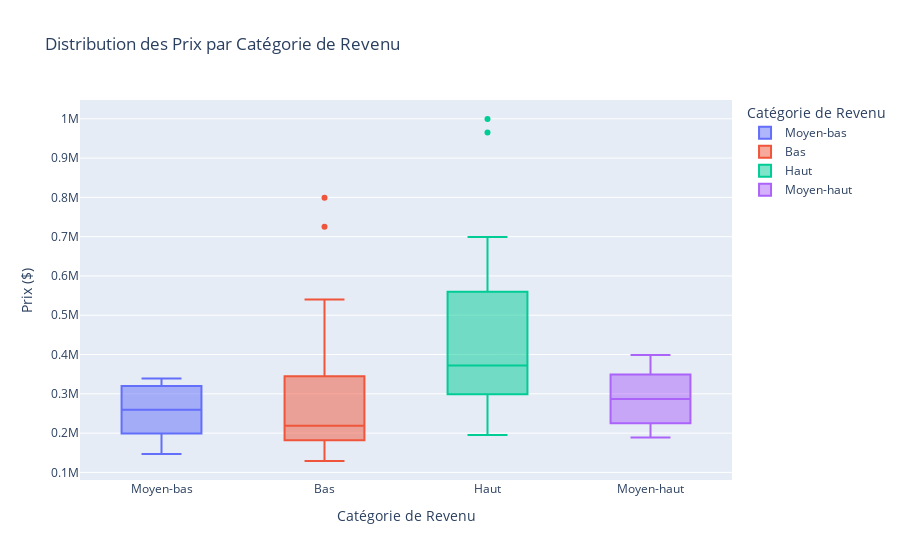

The cell this chart's notebook holds for it:
### Markdown cell above
#### Heatmap des prix par tranche de revenus

### Code cell
pandas_data["revenu_categorie"] = pd.qcut(pandas_data["revenu"], q=4, labels=["Bas", "Moyen-bas", "Moyen-haut", "Haut"])

fig = px.box(pandas_data, x="revenu_categorie", y="price", color="revenu_categorie", 
             title="Distribution des Prix par Catégorie de Revenu",
             labels={"revenu_categorie": "Catégorie de Revenu", "price": "Prix ($)"})

fig.update_layout(yaxis_title="Prix ($)", xaxis_title="Catégorie de Revenu")
# fig.update_yaxes(type="log")  # Uncomment if you want to use a logarithmic scale for the y-axis

fig.show()

### Figure 1 — Plotly figure (JSON) as saved in the notebook; plotly's stock layout.template omitted (floating-point values rounded to 4 significant figures)
{"data": [{"alignmentgroup": "True", "hovertemplate": "Catégorie de Revenu=%{x}<br>Prix ($)=%{y}<extra></extra>", "legendgroup": "Moyen-bas", "marker": {"color": "#636efa"}, "name": "Moyen-bas", "notched": false, "offsetgroup": "Moyen-bas", "orientation": "v", "showlegend": true, "type": "box", "x": ["Moyen-bas", "Moyen-bas", "Moyen-bas", "Moyen-bas", "Moyen-bas", "Moyen-bas", "Moyen-bas", "Moyen-bas", "Moyen-bas", "Moyen-bas", "Moyen-bas", "Moyen-bas", "Moyen-bas", "Moyen-bas", "Moyen-bas", "Moyen-bas", "Moyen-bas", "Moyen-bas", "Moyen-bas", "Moyen-bas", "Moyen-bas", "Moyen-bas"], "x0": " ", "xaxis": "x", "y": [275000, 147000, 209000, 169000, 205000, 259000, 299000, 339000, 199000, 209900, 199500, 325000, 195000, 179000, 259900, 325000, 199000, 324900, 319900, 285000, 295000, 335000], "y0": " ", "yaxis": "y"}, {"alignmentgroup": "True", "hovertemplate": "Catégorie de Revenu=%{x}<br>Prix ($)=%{y}<extra></extra>", "legendgroup": "Bas", "marker": {"color": "#EF553B"}, "name": "Bas", "notched": false, "offsetgroup": "Bas", "orientation": "v", "showlegend": true, "type": "box", "x": ["Bas", "Bas", "Bas", "Bas", "Bas", "Bas", "Bas", "Bas", "Bas", "Bas", "Bas", "Bas", "Bas", "Bas", "Bas", "Bas", "Bas", "Bas", "Bas", "Bas", "Bas", "Bas"], "x0": " ", "xaxis": "x", "y": [164900, 199000, 229000, 345000, 175000, 193000, 199000, 159000, 129000, 249900, 475000, 725000, 539900, 250000, 182000, 219000, 799000, 265000, 219000, 174900, 390000, 199999], "y0": " ", "yaxis": "y"}, {"alignmentgroup": "True", "hovertemplate": "Catégorie de Revenu=%{x}<br>Prix ($)=%{y}<extra></extra>", "legendgroup": "Haut", "marker": {"color": "#00cc96"}, "name": "Haut", "notched": false, "offsetgroup": "Haut", "orientation": "v", "showlegend": true, "type": "box", "x": ["Haut", "Haut", "Haut", "Haut", "Haut", "Haut", "Haut", "Haut", "Haut", "Haut", "Haut", "Haut", "Haut", "Haut", "Haut", "Haut", "Haut", "Haut", "Haut", "Haut", "Haut", "Haut"], "x0": " ", "xaxis": "x", "y": [250000, 229000, 195000, 374999, 249900, 374900, 595000, 549900, 249900, 374900, 299000, 965000, 559900, 369000, 349000, 599000, 325000, 999500, 495000, 349000, 699000, 365000], "y0": " ", "yaxis": "y"}, {"alignmentgroup": "True", "hovertemplate": "Catégorie de Revenu=%{x}<br>Prix ($)=%{y}<extra></extra>", "legendgroup": "Moyen-haut", "marker": {"color": "#ab63fa"}, "name": "Moyen-haut", "notched": false, "offsetgroup": "Moyen-haut", "orientation": "v", "showlegend": true, "type": "box", "x": ["Moyen-haut", "Moyen-haut", "Moyen-haut", "Moyen-haut", "Moyen-haut", "Moyen-haut", "Moyen-haut", "Moyen-haut", "Moyen-haut", "Moyen-haut", "Moyen-haut", "Moyen-haut", "Moyen-haut", "Moyen-haut", "Moyen-haut", "Moyen-haut", "Moyen-haut", "Moyen-haut", "Moyen-haut", "Moyen-haut", "Moyen-haut"], "x0": " ", "xaxis": "x", "y": [349000, 279000, 219000, 189000, 224900, 389000, 274000, 224900, 365000, 289900, 215000, 287000, 310000, 275000, 399000, 289900, 349900, 279500, 224900, 349000, 299999], "y0": " ", "yaxis": "y"}], "layout": {"boxmode": "overlay", "legend": {"title": {"text": "Catégorie de Revenu"}, "tracegroupgap": 0}, "title": {"text": "Distribution des Prix par Catégorie de Revenu"}, "xaxis": {"anchor": "y", "categoryarray": ["Moyen-bas", "Bas", "Haut", "Moyen-haut"], "categoryorder": "array", "domain": [0, 1], "title": {"text": "Catégorie de Revenu"}}, "yaxis": {"anchor": "x", "domain": [0, 1], "title": {"text": "Prix ($)"}}}}
